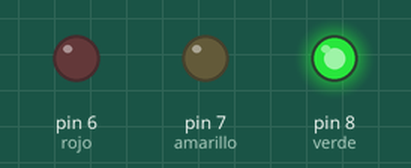
The sketch below on a simulated Arduino Uno, built with avr-gcc and run on an emulated ATmega328P. On the bench: output pins drawn as LEDs (lit = HIGH).

Above: at 2.0 s.
At 7.5 s:
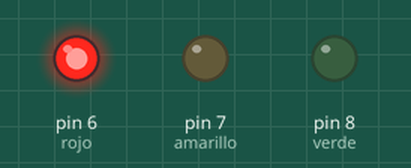
At 10.2 s:
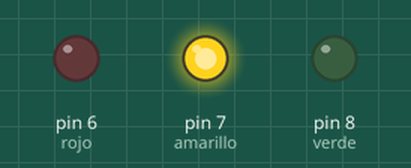
Timing chart, 0 to 14.3 s (numbered marks = the images above):
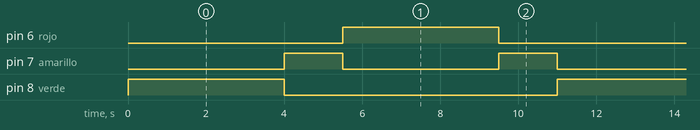

Measured:
- by itself, pin 6 (rojo), pin 8 (verde): alternates HIGH for 4.0 s and LOW for 7.0 s
- by itself, pin 7 (amarillo): alternates HIGH for 1.5 s and LOW for 4.0 s
- by itself, everything shown: repeats every 11.0 s, in 5 steps

The sketch:

SEMAFORO.ino
```cpp
/*
 * Semaforo con 3 leds
 */

 #define rojo 6
 #define amarillo 7
 #define verde 8

 void setup() {
  // put your setup code here, to run once:
  pinMode(rojo, OUTPUT);
  pinMode(amarillo, OUTPUT);
  pinMode(verde, OUTPUT);
  digitalWrite(rojo, LOW);
  digitalWrite(amarillo, LOW);
  digitalWrite(verde, LOW);
}

void loop() {
  // put your main code here, to run repeatedly:
  digitalWrite(verde, HIGH);
  delay(4000);
  digitalWrite(verde, LOW);
  digitalWrite(amarillo, HIGH);
  delay(1500);
  digitalWrite(amarillo, LOW);
  digitalWrite(rojo, HIGH);
  delay(4000);
  digitalWrite(rojo, LOW);
  digitalWrite(amarillo, HIGH);
  delay(1500);
  digitalWrite(amarillo, LOW);
}
```
